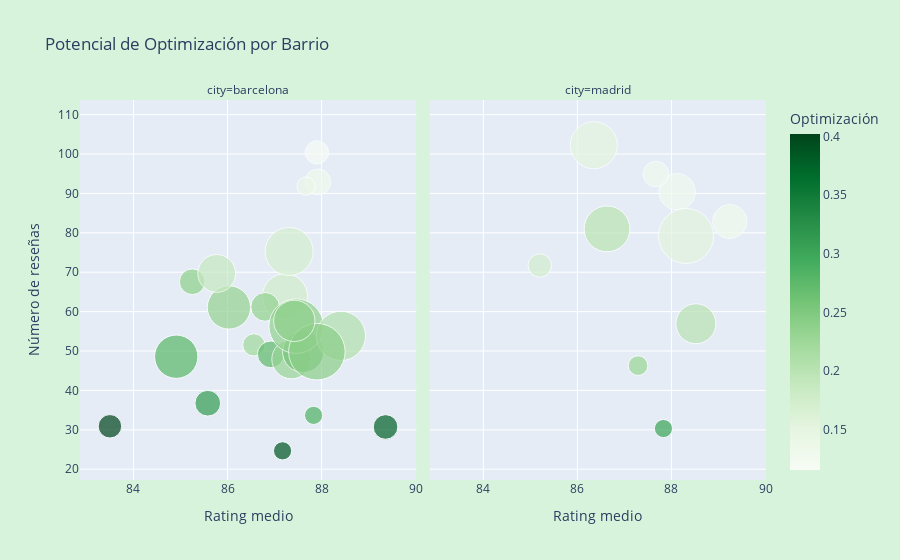

The notebook cell saved with this chart:
### Code cell
fig = px.scatter(pont_aeri,
x="mitjana_rating",
y="number_of_reviews",
size="num_apartaments",
color="potencial_optimizacion",
color_continuous_scale="Greens",
hover_name="neighbourhood_name",
facet_col="city",
title="Potencial de Optimización por Barrio",
labels={
    "mitjana_rating": "Rating medio",
    "number_of_reviews": "Número de reseñas",
    "num_apartaments": "Número de apartamentos",
    "potencial_optimizacion": "Optimización"
},
size_max=40
)
fig.update_layout(
    # plot_bgcolor='#D8F3DC',
    paper_bgcolor='#D8F3DC')

fig.show()

### Figure 1 — Plotly figure (JSON) as saved in the notebook; plotly's stock layout.template omitted (floating-point values rounded to 4 significant figures)
{"data": [{"hovertemplate": "<b>%{hovertext}</b><br><br>city=barcelona<br>Rating medio=%{x}<br>Número de reseñas=%{y}<br>Número de apartamentos=%{marker.size}<br>Optimización=%{marker.color}<extra></extra>", "hovertext": ["Hostafrancs", "Sant Antoni", "Sant Pere, Santa Caterina i la Ribera", "Sants", "el Barri G�tic", "el Bes�s i el Maresme", "el Camp d'en Grassot i Gr�cia Nova", "el Camp de l'Arpa del Clot", "el Carmel", "el Clot", "el Fort Pienc", "el Guinard�", "el Parc i la Llacuna del Poblenou", "el Poble Sec", "el Poblenou", "el Raval", "l'Antiga Esquerra de l'Eixample", "la Barceloneta", "la Dreta de l'Eixample", "la Font de la Guatlla", "la Nova Esquerra de l'Eixample", "la Sagrada Fam�lia", "la Vila de Gr�cia"], "legendgroup": "", "marker": {"color": [0.311, 0.1748, 0.2336, 0.2235, 0.17, 0.2735, 0.1157, 0.2391, 0.4022, 0.3866, 0.2302, 0.2858, 0.1286, 0.2618, 0.2353, 0.2347, 0.2077, 0.3766, 0.2402, 0.1397, 0.278, 0.2393, 0.1873], "coloraxis": "coloraxis", "size": [12, 37, 34, 9, 42, 13, 10, 12, 10, 6, 28, 6, 12, 31, 15, 54, 44, 11, 58, 6, 34, 31, 26], "sizemode": "area", "sizeref": 0.03625, "symbol": "circle"}, "mode": "markers", "name": "", "orientation": "v", "showlegend": false, "type": "scatter", "x": [85.58, 87.22, 86.03, 86.56, 87.31, 86.92, 87.9, 85.25, 83.5, 87.17, 87.36, 87.83, 87.92, 87.61, 86.8, 87.46, 88.41, 89.36, 87.9, 87.67, 84.91, 87.42, 85.77], "xaxis": "x", "y": [36.75, 63.89, 61.06, 51.56, 75.26, 49.15, 100.4, 67.58, 30.9, 24.67, 47.93, 33.67, 92.92, 49.81, 61.2, 56.31, 53.84, 30.73, 49.83, 91.83, 48.56, 57.65, 69.69], "yaxis": "y"}, {"hovertemplate": "<b>%{hovertext}</b><br><br>city=madrid<br>Rating medio=%{x}<br>Número de reseñas=%{y}<br>Número de apartamentos=%{marker.size}<br>Optimización=%{marker.color}<extra></extra>", "hovertext": ["Cortes", "Delicias", "Embajadores", "Guindalera", "Justicia", "Palacio", "Palos de Moguer", "San Diego", "Sol", "Universidad"], "legendgroup": "", "marker": {"color": [0.1287, 0.2283, 0.1538, 0.3021, 0.1319, 0.2008, 0.1301, 0.1726, 0.1995, 0.1531], "coloraxis": "coloraxis", "size": [24, 7, 55, 6, 21, 29, 12, 10, 38, 40], "sizemode": "area", "sizeref": 0.03625, "symbol": "circle"}, "mode": "markers", "name": "", "orientation": "v", "showlegend": false, "type": "scatter", "x": [88.12, 87.29, 88.31, 87.83, 89.24, 88.52, 87.67, 85.2, 86.63, 86.35], "xaxis": "x2", "y": [90.42, 46.29, 79.2, 30.33, 82.86, 56.93, 94.92, 71.7, 81.0, 102.2], "yaxis": "y2"}], "layout": {"annotations": [{"font": {}, "showarrow": false, "text": "city=barcelona", "x": 0.245, "xanchor": "center", "xref": "paper", "y": 1, "yanchor": "bottom", "yref": "paper"}, {"font": {}, "showarrow": false, "text": "city=madrid", "x": 0.755, "xanchor": "center", "xref": "paper", "y": 1, "yanchor": "bottom", "yref": "paper"}], "coloraxis": {"colorbar": {"title": {"text": "Optimización"}}, "colorscale": [[0, "rgb(247,252,245)"], [0.125, "rgb(229,245,224)"], [0.25, "rgb(199,233,192)"], [0.375, "rgb(161,217,155)"], [0.5, "rgb(116,196,118)"], [0.625, "rgb(65,171,93)"], [0.75, "rgb(35,139,69)"], [0.875, "rgb(0,109,44)"], [1, "rgb(0,68,27)"]]}, "legend": {"itemsizing": "constant", "tracegroupgap": 0}, "paper_bgcolor": "#D8F3DC", "title": {"text": "Potencial de Optimización por Barrio"}, "xaxis": {"anchor": "y", "domain": [0, 0.49], "title": {"text": "Rating medio"}}, "xaxis2": {"anchor": "y2", "domain": [0.51, 1], "matches": "x", "title": {"text": "Rating medio"}}, "yaxis": {"anchor": "x", "domain": [0, 1], "title": {"text": "Número de reseñas"}}, "yaxis2": {"anchor": "x2", "domain": [0, 1], "matches": "y", "showticklabels": false}}}
